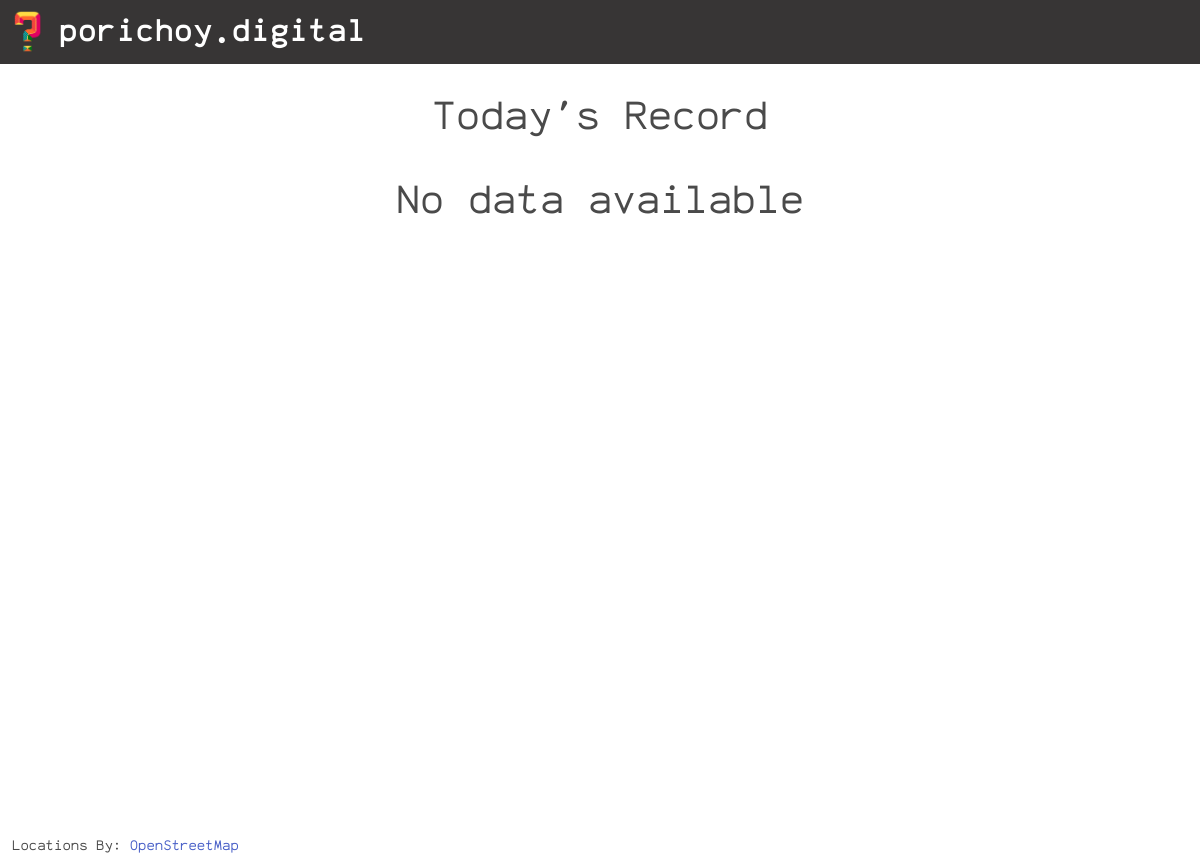
/dashboard-today/ (signed in), run on an earlier commit of the app's database.
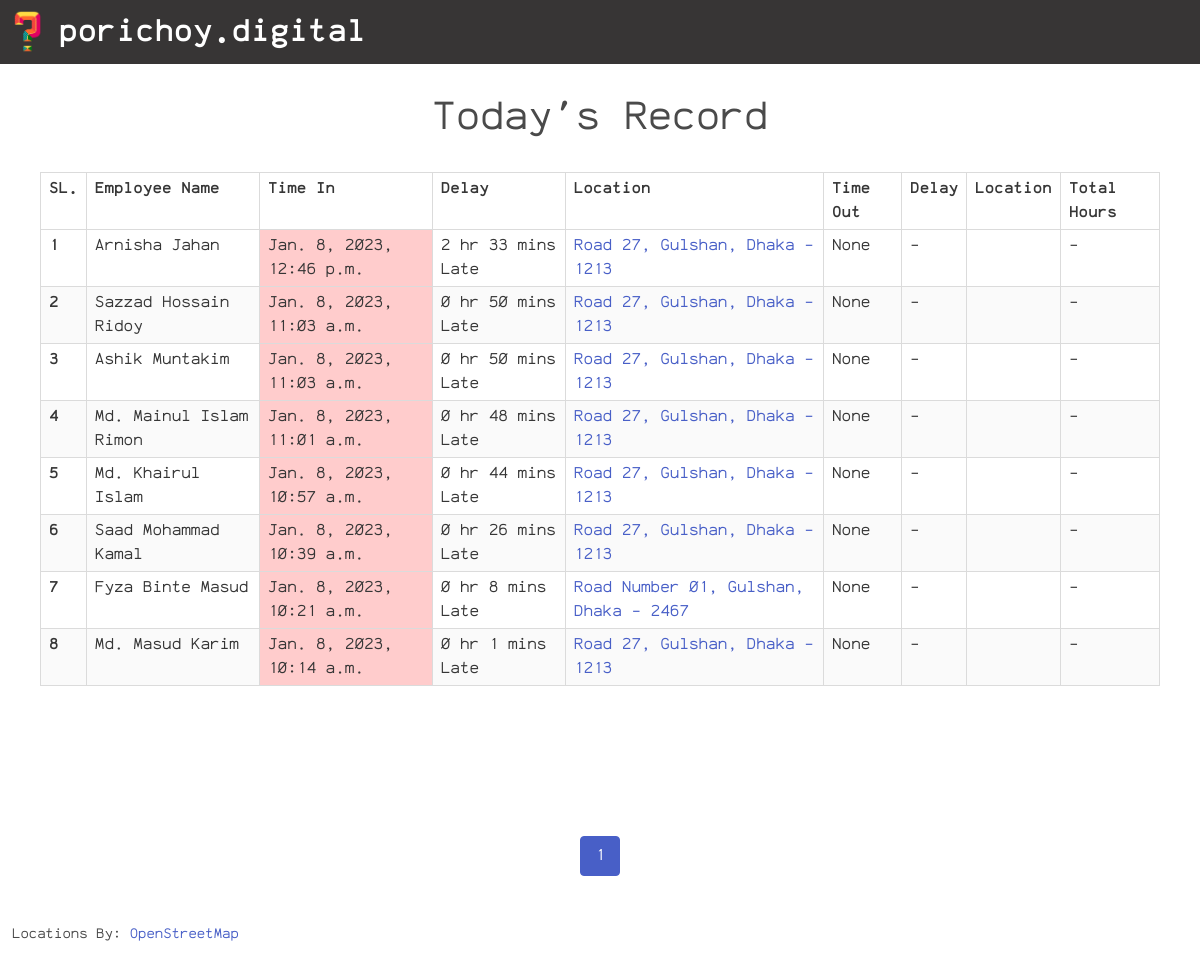
And on a later commit of the database.
### main/models.py (models this page shows)
class Log(models.Model):
    name = models.CharField(max_length=60, default='Not Given')
    time_in = models.DateTimeField(null=True, blank=True)
    late_join = models.BooleanField(default=False, null=True, blank=True)
    location_in = models.CharField(max_length=500, null=True, blank=True)
    location_in_url = models.CharField(max_length=500, null=True, blank=True)
    delay_in = models.CharField(max_length=50, default='-', null=True)
    time_out = models.DateTimeField(null=True, blank=True)
    late_leave = models.BooleanField(default=False, null=True, blank=True)
    location_out = models.CharField(max_length=500, null=True, blank=True)
    location_out_url = models.CharField(max_length=500, null=True, blank=True)
    delay_out = models.CharField(max_length=50, default='-', null=True)
    total_hours = models.CharField(max_length=50, default='-', null=True)
    approved = models.BooleanField(default=True, blank=True)
    user = models.ForeignKey(RegisteredUser, on_delete=models.CASCADE, related_name='user_logs')

### dashboard/views.py (the view)
# urls.py: path('dashboard-today/', dashboard_view.dashboard_today, name='dashboard-today'),
@login_required(login_url='login')
def dashboard_today(req, page_no=1):
    today_date = datetime.now(timezone('Asia/Dhaka')).today()
    user_logs = Log.objects.filter(
        time_in__date=today_date, approved=True).order_by('-id')
    paginator = Paginator(user_logs, 20)
    data_per_page = paginator.get_page(page_no)
    paginator_list = list(
        paginator.get_elided_page_range(page_no, on_each_side=1))
    return render(req, 'dashboard/records.html', {
        'logs': data_per_page,
        'paginator_list': paginator_list,
        'heading': "Today's Record",
        'master': False
    })

### templates/dashboard/records.html (shortened to what this page needs)
{% extends "base.html" %} {% load static %}
{% block title %}Dashboard{% endblock title %} {% block content %}
<div class="has-text-centered is-size-2 mt-5">
    {{ heading }}
</div>
{% if logs %}
<div class="fieldCont">
    <div class="table-container table is-bordered is-striped is-narrow is-hoverable is-fullwidth">
        <table class="table">
            <thead>
                <tr>
                    <th>SL.</th>
                    <th>Employee Name</th>
                    <th>Time In</th>
                    <th>Delay</th>
                    <th>Location</th>
                    <th>Time Out</th>
                    <th>Delay</th>
                    <th>Location</th>
                    <th>Total Hours</th>
                </tr>
            </thead>
            <tbody>
                {% for log in logs %}
                <tr>
                    <th>{{ forloop.counter0|add:logs.start_index}}</th>
                    <td>{{ log.name }}</td>
                    <td {% if log.late_join %} class="redDiv" {% endif %}>{{ log.time_in }}</td>
                    <td>{{ log.delay_in }}</td>
                    <td>
                        {% if not log.location_in is None %}
                        <a href="{{ log.location_in_url }}" target="_blank">
                            {{ log.location_in }}
                        </a>
                        {% endif %}
                    </td>
                    <td {% if not log.late_leave and not log.time_out is None %} class="yellowDiv" {% endif %}>
                        {{ log.time_out }}
                    </td>
                    <td>{{ log.delay_out }}</td>
                    <td>
                    </td>
                    <td>{{ log.total_hours }}</td>
                </tr>
                {% endfor %}
            </tbody>
        </table>
    </div>
</div>
<div class="container">
    <nav class="pagination is-centered m-5" role="navigation" aria-label="pagination">
        <ul class="pagination-list">
            {% for page_num in paginator_list %}
            {% if page_num == logs.paginator.ELLIPSIS %}
            <li><span class="pagination-ellipsis">&hellip;</span></li>
            {% else %}
            <li><a class="pagination-link {% if logs.number == page_num %} is-current {% endif %}" href="{{page_num}}">
                    {{page_num}}
                </a></li>
            {% endif %}
            {% endfor %}
        </ul>
    </nav>
</div>
{% else %}
<div class="fieldCont has-text-centered mt-5">
    <span class="m-5 is-size-2">No data available</span>
</div>
{% endif %}
<small class="mx-3 mt-5 mb-2 mapAttr">
    Locations By: <a href="https://wiki.osmfoundation.org/wiki/Main_Page" target="_blank">OpenStreetMap</a>
</small>
{% endblock %}

### templates/base.html (shortened to what this page needs)
<!DOCTYPE html>
<html lang="en">
<head>
    {% load static %}
    <link rel="stylesheet" href="https://cdn.jsdelivr.net/npm/bulma@0.9.4/css/bulma.min.css"
>
    <link href="https://cdnjs.cloudflare.com/ajax/libs/font-awesome/6.0.0/css/all.min.css" rel="stylesheet" />
    <link rel="stylesheet" href="{% static 'styles/styles.css' %}">
</head>
<body>
    <nav class="navbar" role="navigation" aria-label="main navigation">
        <div class="navbar-brand">
            <a class="navbar-item" href="{% url 'home' %}">
                <img src="{% static 'logo.png' %}" alt="Face Recognition">
                <span class="ml-4 header-txt">
                    <b>porichoy.digital</b>
                </span>
            </a>
        </div>
    </nav>
    {% block content %}{% endblock %}
</body>
</html>

### staticfiles/styles/styles.css (style rules this page uses)
* { font-family: "ankaCoder"; }
body { min-height: 100vh; }
.fieldCont { max-width: 35rem; margin: auto; }
.navbar-item img { max-height: 2.9rem; }
.navbar { background-color: #373535; }
.header-txt { color: white; font-size: 2rem; }

What changed in the data, as far as the page shows it:
added Log: name "Arnisha Jahan", time_in "Jan. 8, 2023, 12:46 p.m.", delay_in "2 hr 33 mins Late", location_in "Road 27, Gulshan, Dhaka - 1213", time_out "None", delay_out "-", total_hours "-"
added Log: name "Sazzad Hossain Ridoy", time_in "Jan. 8, 2023, 11:03 a.m.", delay_in "0 hr 50 mins Late", location_in "Road 27, Gulshan, Dhaka - 1213", time_out "None", delay_out "-", total_hours "-"
added Log: name "Ashik Muntakim", time_in "Jan. 8, 2023, 11:03 a.m.", delay_in "0 hr 50 mins Late", location_in "Road 27, Gulshan, Dhaka - 1213", time_out "None", delay_out "-", total_hours "-"
added Log: name "Md. Mainul Islam Rimon", time_in "Jan. 8, 2023, 11:01 a.m.", delay_in "0 hr 48 mins Late", location_in "Road 27, Gulshan, Dhaka - 1213", time_out "None", delay_out "-", total_hours "-"
added Log: name "Md. Khairul Islam", time_in "Jan. 8, 2023, 10:57 a.m.", delay_in "0 hr 44 mins Late", location_in "Road 27, Gulshan, Dhaka - 1213", time_out "None", delay_out "-", total_hours "-"
added Log: name "Saad Mohammad Kamal", time_in "Jan. 8, 2023, 10:39 a.m.", delay_in "0 hr 26 mins Late", location_in "Road 27, Gulshan, Dhaka - 1213", time_out "None", delay_out "-", total_hours "-"
added Log: name "Fyza Binte Masud", time_in "Jan. 8, 2023, 10:21 a.m.", delay_in "0 hr 8 mins Late", location_in "Road Number 01, Gulshan, Dhaka - 2467", time_out "None", delay_out "-", total_hours "-"
added Log: name "Md. Masud Karim", time_in "Jan. 8, 2023, 10:14 a.m.", delay_in "0 hr 1 mins Late", location_in "Road 27, Gulshan, Dhaka - 1213", time_out "None", delay_out "-", total_hours "-"
Also different on the page:
text no longer shown: "No data available"
text now shown: "SL. Employee Name Time In Delay Location Time Out Delay Location Total Hours"
new list line: "1"
